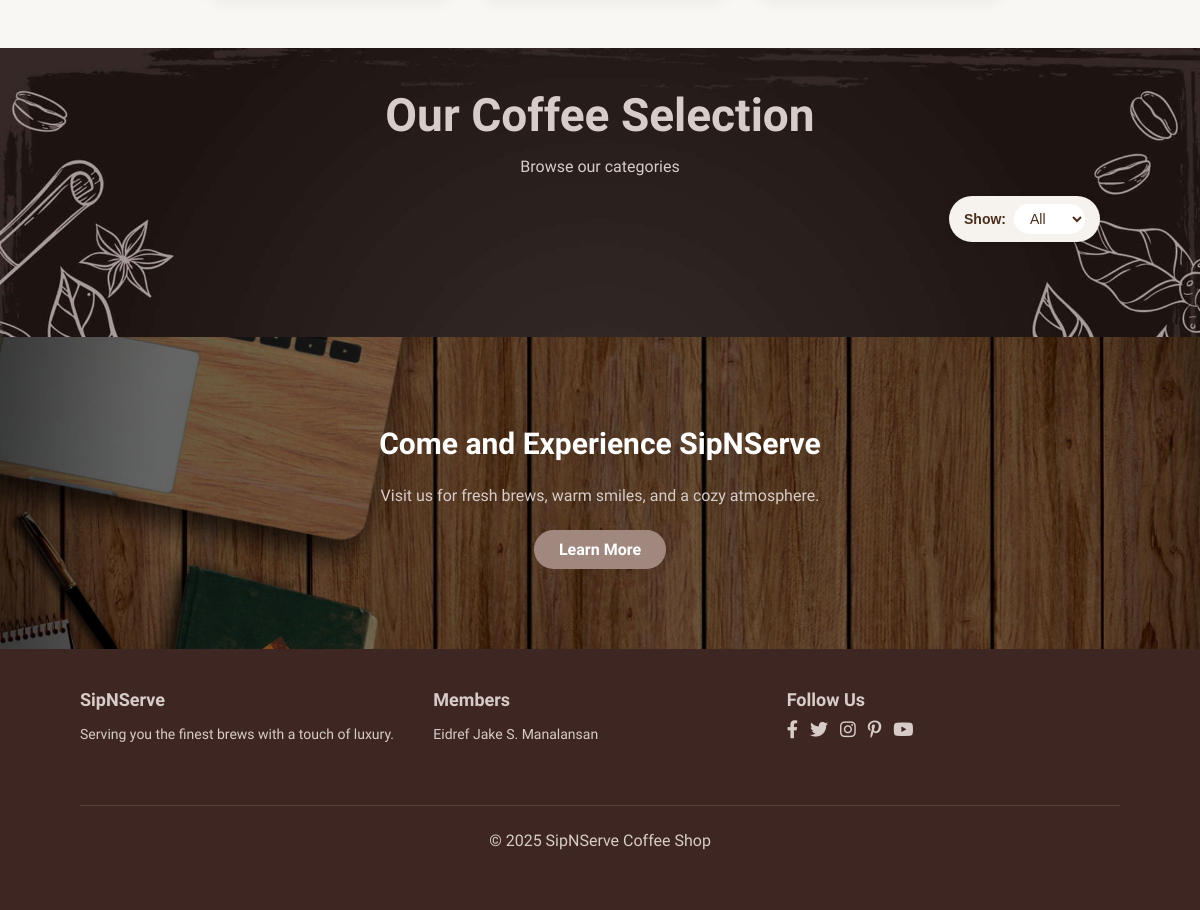
Before: /user/menu.php?type=hot (lower part) with the older database file.
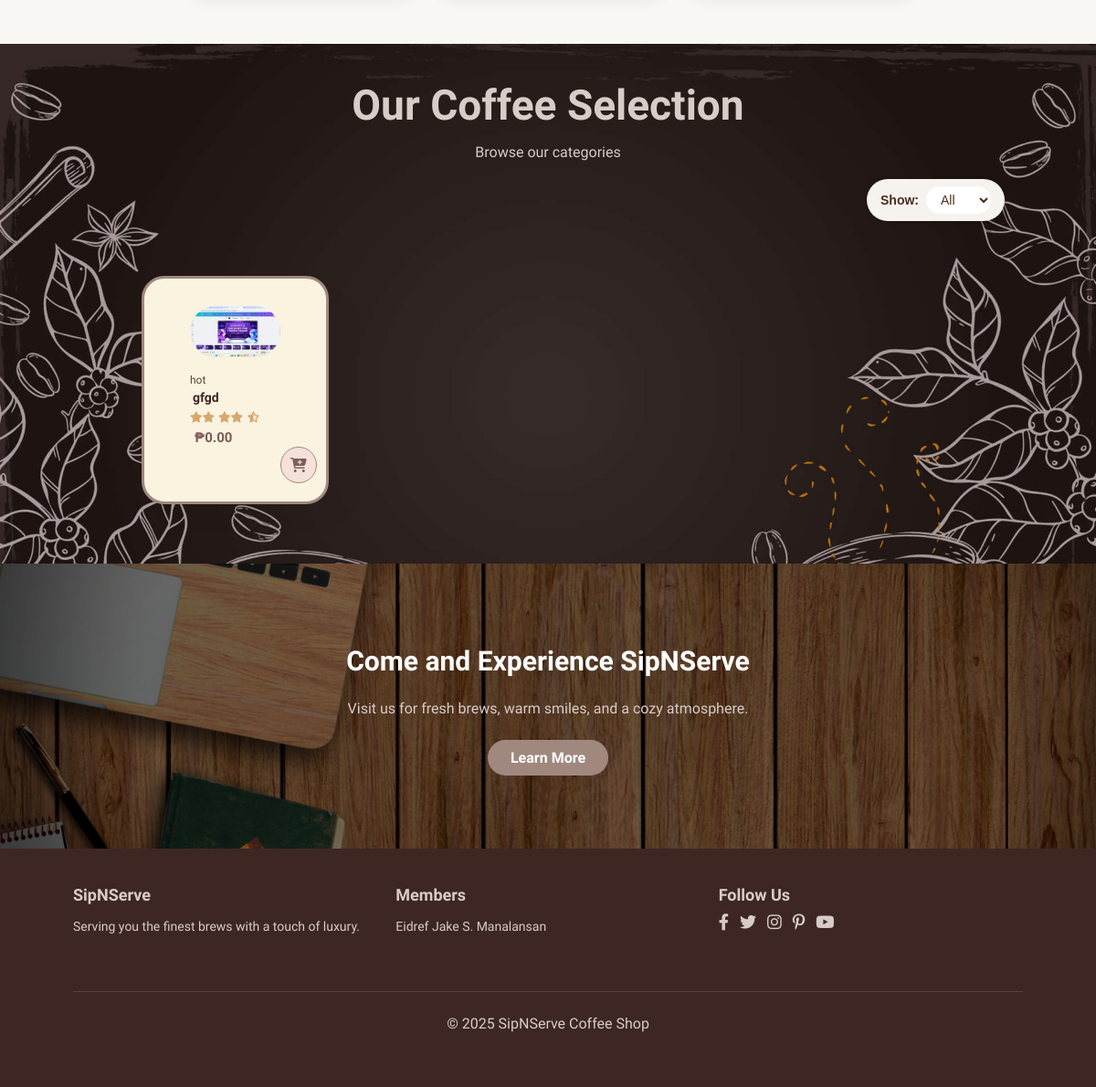
After: the same page with the newer database file.
### tables this page shows
CREATE TABLE `products` (
  `id` int(11) NOT NULL,
  `name` varchar(100) DEFAULT NULL,
  `category` varchar(100) DEFAULT NULL,
  `price_small` decimal(10,2) DEFAULT NULL,
  `price_medium` decimal(10,2) DEFAULT NULL,
  `price_large` decimal(10,2) DEFAULT NULL,
  `description` text DEFAULT NULL,
  `image` varchar(255) DEFAULT NULL,
  `added_date` datetime NOT NULL DEFAULT current_timestamp(),
  `status` enum('available','sold_out') DEFAULT 'available'
);

### user/menu.php (the view, shortened to what this page needs)
<?php
include '../includes/db.php';
$filter = isset($_GET['search']) ? $conn->real_escape_string($_GET['search']) : '';
$type   = isset($_GET['type']) ? $conn->real_escape_string($_GET['type']) : '';
$query = "SELECT * FROM products WHERE (name LIKE '%$filter%' OR category LIKE '%$filter%')";
if ($type != '') {
    $query .= " AND category = '$type'";
}
$query .= " ORDER BY id DESC";
$products = $conn->query($query) or die($conn->error);
?>
<!DOCTYPE html>
<html>
<head>
    <link rel="stylesheet" href="../assets/css/style.css">
    <link rel="stylesheet" href="https://cdnjs.cloudflare.com/ajax/libs/font-awesome/6.4.0/css/all.min.css">
</head>
<body>
    <section id="why-choose">
    </section>
    <section id="product1" class="section-p1">
        <h2>Our Coffee Selection</h2>
        <p><?= $filter ? "Search results for '$filter'" : "Browse our categories" ?></p>
<div style="display: flex; justify-content: flex-end; align-items: center; margin-bottom: 25px; margin-right: 20px;">
  <form method="GET" action="menu.php"
        style="background-color: #f6f2ee; padding: 8px 15px; border-radius: 25px; box-shadow: 0 2px 6px rgba(0,0,0,0.1); display: flex; align-items: center; gap: 8px; transition: all 0.3s ease;">
    <label for="type"
           style="font-weight: 600; color: #4b2e1e; font-family: 'Poppins', sans-serif; font-size: 14px;">
      Show:
    </label>
    <select name="type" id="type" onchange="this.form.submit()"
            style="border: none; background-color: #fff; padding: 6px 12px; border-radius: 20px; font-size: 14px; color: #4b2e1e; cursor: pointer; outline: none; font-family: 'Poppins', sans-serif;">
      <option value="">All</option>
    </select>
  </form>
</div>
        <div class="pro-container">
            <?php while ($p = $products->fetch_assoc()): ?>
                <div class="pro" onclick="openPopup(<?= $p['id'] ?>)">
                    <img src="../assets/images/products/<?= $p['image'] ?>">
                    <div class="des">
                        <span><?= $p['category'] ?></span>
                        <h5><?= $p['name'] ?></h5>
                        <div class="star">
                            <i class="fas fa-star"></i><i class="fas fa-star"></i>
                            <i class="fas fa-star"></i><i class="fas fa-star"></i>
                            <i class="fas fa-star-half-alt"></i>
                        </div>
                        <h4>₱<?= number_format($p['price_small'], 2) ?></h4>
                    </div>
                    <a class="cart"><i class="fas fa-cart-plus"></i></a>
                </div>
            <?php endwhile; ?>
        </div>
    </section>
    <section id="visit-banner">
        <div class="visit-overlay">
            <h2>Come and Experience SipNServe</h2>
            <p>Visit us for fresh brews, warm smiles, and a cozy atmosphere.</p>
            <a href="about.php" class="visit-btn">Learn More</a>
        </div>
    </section>
    <footer class="section-p1">
        <div class="footer-container">
            <div class="footer-section">
                <h3>SipNServe</h3>
                <p>Serving you the finest brews with a touch of luxury.</p>
            </div>
            <div class="footer-section">
                <h3>Members</h3>
                <p>Eidref Jake S. Manalansan</p>
            </div>
            <div class="footer-section">
                <h3>Follow Us</h3>
                <div class="follow">
                    <i class="fab fa-facebook-f"></i>
                    <i class="fab fa-twitter"></i>
                    <i class="fab fa-instagram"></i>
                    <i class="fab fa-pinterest-p"></i>
                    <i class="fab fa-youtube"></i>
                </div>
            </div>
            <div class="copyright">
                <p>&copy; 2025 SipNServe Coffee Shop</p>
            </div>
        </div>
    </footer>
</body>
</html>

### assets/css/style.css (style rules this page uses)
* { margin: 0; padding: 0; box-sizing: border-box; font-family: "Spartan", sans-serif; }
h2 { font-size: 46px; line-height: 54px; color: #4b2e2e; }
h4 { font-size: 20px; color: #4b2e2e; }
p { font-size: 16px; color: #5c4033; margin: 15px 0 20px 0; }
.section-p1 { padding: 40px 80px; }
body { width: 100%; }
#product1 { text-align: center; background-image: url("../images/menubg.jpg"); background-size: cover; }
#product1 h2, p { color: #d7ccc8; }
#product1 .pro-container { display: flex; justify-content: space-between; padding-top: 20px; flex-wrap: wrap; margin: 10px 75px; }
#product1 .pro { width: 23%; min-height: 250px; padding: 30px 50px; border: 3px solid #a1887f; border-radius: 25px; cursor: pointer; background-color: #faf3e0; box-shadow: 20px 20px 30px rgba(0, 0, 0, 0.02); margin: 15px 0; transition: 0.2s ease; position: relative; }
#product1 .pro img { width: 100%; border-radius: 30px; }
#product1 .pro .des { text-align: start; padding: 10px 0; }
#product1 .pro .des span { color: #5c4033; font-size: 12px; }
#product1 .pro .des h5 { padding: 3px; color: #3e2723; font-size: 14px; }
#product1 .pro .des i { font-size: 12px; color: #d7a86e; }
#product1 .pro .des h4 { padding: 5px; font-size: 15px; font-weight: 700; color: #7b5e57; }
#product1 .pro .cart { width: 40px; height: 40px; line-height: 40px; border-radius: 50px; background-color: #f5e1da; font-weight: 500; color: #7b5e57; border: 1px solid #a1887f; position: absolute; bottom: 20px; right: 10px; }
footer { background-color: #3e2723; padding: 30px 15px; color: #d7ccc8; font-family: "Arial", sans-serif; }
.footer-container { max-width: 1200px; margin: auto; display: flex; flex-wrap: wrap; justify-content: space-between; gap: 20px; }
.footer-section { flex: 1 1 250px; }
.footer-section h3 { font-size: 18px; margin-bottom: 10px; }
.footer-section p { font-size: 14px; line-height: 1.4; }
.follow { display: flex; gap: 12px; margin-top: 10px; }
.follow i { font-size: 18px; color: #d7ccc8; cursor: pointer; }
.copyright { width: 100%; text-align: center; margin-top: 20px; font-size: 12px; border-top: 1px solid #5d4037; padding-top: 10px; }
#why-choose { background-color: #f9f7f4; padding: 50px 20px; text-align: center; }
#visit-banner { background: url("../images/coffeebg4.jpg") center/cover no-repeat; padding: 80px 20px; position: relative; text-align: center; color: white; }
#visit-banner::before { content: ""; position: absolute; inset: 0; background: rgba(0, 0, 0, 0.4); }
.visit-overlay { position: relative; z-index: 1; max-width: 800px; margin: auto; }
#visit-banner h2 { font-size: 30px; margin-bottom: 12px; font-weight: bold; color: white; }
#visit-banner p { font-size: 16px; margin-bottom: 25px; }
.visit-btn { display: inline-block; padding: 10px 25px; background: #a1887f; color: white; border-radius: 30px; text-decoration: none; font-weight: bold; transition: background 0.3s ease; }

Changed rows visible on the page:
added products: image (picture), category "hot", name "gfgd", price_small "0.00"
